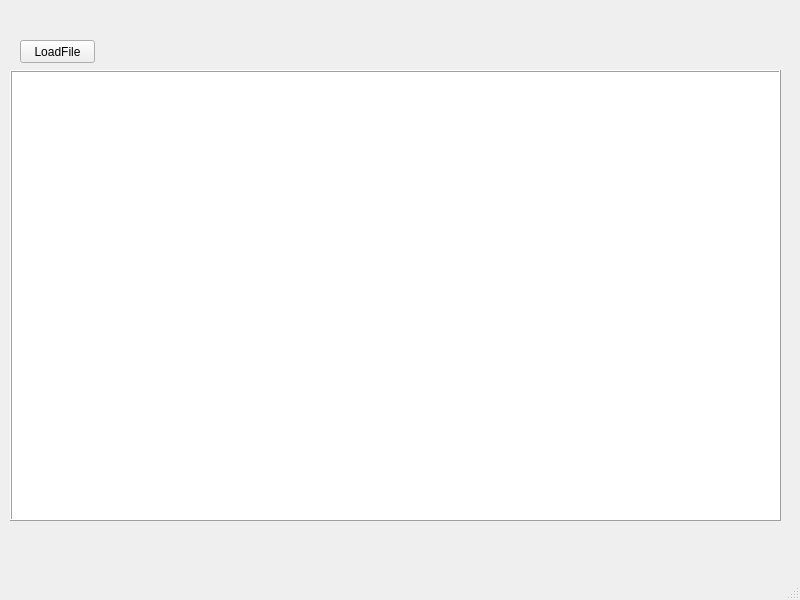
<?xml version="1.0" encoding="UTF-8"?>
<ui version="4.0">
 <class>MainWindow</class>
 <widget class="QMainWindow" name="MainWindow">
  <property name="geometry">
   <rect>
    <x>0</x>
    <y>0</y>
    <width>800</width>
    <height>600</height>
   </rect>
  </property>
  <property name="windowTitle">
   <string>MainWindow</string>
  </property>
  <widget class="QWidget" name="centralwidget">
   <widget class="QPushButton" name="loadFile">
    <property name="geometry">
     <rect>
      <x>20</x>
      <y>40</y>
      <width>75</width>
      <height>23</height>
     </rect>
    </property>
    <property name="text">
     <string>LoadFile</string>
    </property>
   </widget>
   <widget class="QTreeView" name="treeView">
    <property name="geometry">
     <rect>
      <x>10</x>
      <y>70</y>
      <width>771</width>
      <height>451</height>
     </rect>
    </property>
    <property name="frameShape">
     <enum>QFrame::Box</enum>
    </property>
    <property name="frameShadow">
     <enum>QFrame::Raised</enum>
    </property>
    <property name="lineWidth">
     <number>1</number>
    </property>
    <property name="midLineWidth">
     <number>0</number>
    </property>
   </widget>
  </widget>
  <widget class="QMenuBar" name="menubar">
   <property name="geometry">
    <rect>
     <x>0</x>
     <y>0</y>
     <width>800</width>
     <height>21</height>
    </rect>
   </property>
  </widget>
  <widget class="QStatusBar" name="statusbar"/>
 </widget>
 <resources/>
 <connections/>
</ui>
